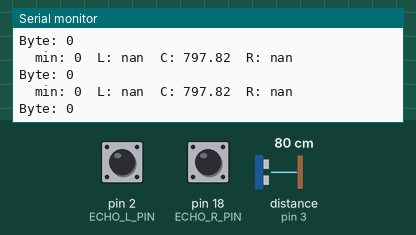
The sketch below on a simulated Arduino Mega 2560, built with avr-gcc and run on an emulated ATmega2560. Parts: the last lines printed to the serial monitor. Wiring (inferred from the names in the program): ultrasonic range finder: trigger pin 4; echo pin 3. The test bench sets the inputs (shaded band); at power-on: distance to the obstacle (sensor on pin 3) 80 cm, pin 2 (ECHO_L_PIN) LOW, pin 18 (ECHO_R_PIN) LOW. The echo pulse lasts 58.3 µs per cm.

Above: at 1.2 s.
1.3 s: distance to the obstacle (sensor on pin 3) set to 2 cm
At 1.53 s:
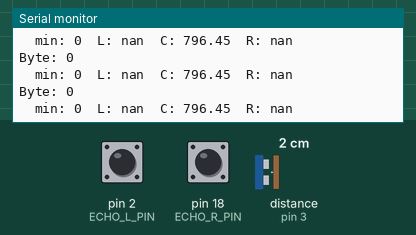
2.8 s: distance to the obstacle (sensor on pin 3) set to 4 cm
At 2.86 s:
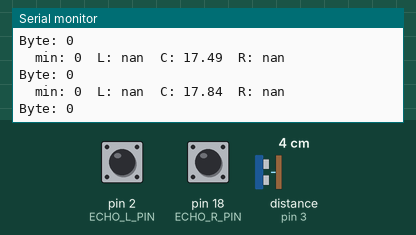
4.3 s: pin 2 (ECHO_L_PIN) pulsed HIGH 2 times (0.12 s each, 0.3 s apart)
At 4.49 s:
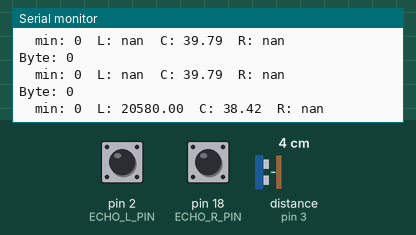
6.4 s: pin 18 (ECHO_R_PIN) pulsed HIGH 2 times (0.12 s each, 0.3 s apart)
At 6.75 s:
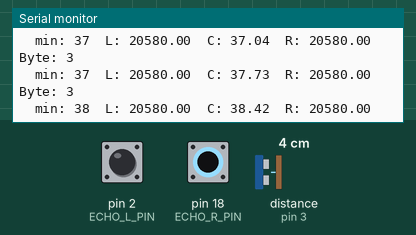
Timing chart, 0 to 9.4 s (numbered marks = the images above; inputs shaded):
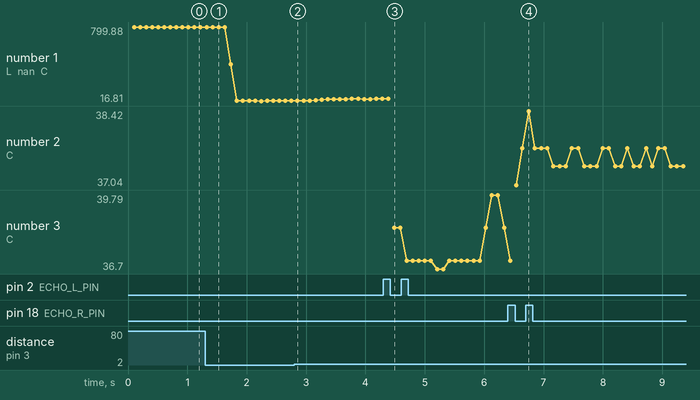

Measured:
- after the input at 4.3 s, the serial monitor: prints a new line after 0.19 s (image 3)
- after the input at 6.4 s, the serial monitor: prints a new line after 0.14 s (image 4)
- plotted number 1: 796.79 → 17.49 after the input at 1.3 s, 17.49 → 39.79 after the input at 2.8 s

The sketch:

distance_sensing.ino
```cpp
#include <RunningMedian.h>

#define TRIG_PIN 4
#define ECHO_L_PIN 2
#define ECHO_C_PIN 3
#define ECHO_R_PIN 18

long lStart = 0;
float lDuration = 0;
float lDistance = 0;

long cStart = 0;
float cDuration = 0;
float cDistance = 0;

long rStart = 0;
float rDuration = 0;
float rDistance = 0;

int minDistance = 0;

RunningMedian lSamples = RunningMedian(10);
RunningMedian cSamples = RunningMedian(10);
RunningMedian rSamples = RunningMedian(10);

void setup() {
  Serial.begin(115200); // debug outputs
  Serial2.begin(115200); // send distance to LED control (as string)
  Serial3.begin(115200); // send distance to motor control (as byte)

  pinMode(TRIG_PIN, OUTPUT);
  pinMode(ECHO_L_PIN, INPUT);
  pinMode(ECHO_C_PIN, INPUT);
  pinMode(ECHO_R_PIN, INPUT);

  attachInterrupt(digitalPinToInterrupt(ECHO_L_PIN), lEcho, CHANGE);
  attachInterrupt(digitalPinToInterrupt(ECHO_C_PIN), cEcho, CHANGE);
  attachInterrupt(digitalPinToInterrupt(ECHO_R_PIN), rEcho, CHANGE);
}

void loop() {
  digitalWrite(TRIG_PIN, LOW);
  delayMicroseconds(2);
  digitalWrite(TRIG_PIN, HIGH);
  delayMicroseconds(20);
  digitalWrite(TRIG_PIN, LOW);

  minDistance = min(min(lSamples.getMedian(),cSamples.getMedian()),rSamples.getMedian());

  Serial.print("  min: "); Serial.print(minDistance);
  Serial.print("  L: "); Serial.print(lSamples.getMedian());
  Serial.print("  C: "); Serial.print(cSamples.getMedian());
  Serial.print("  R: "); Serial.print(rSamples.getMedian());
  Serial.println("");

  Serial3.println(minDistance);
  sendDistanceByte(minDistance);

  delay(100);
}

void lEcho(){
  if(digitalRead(ECHO_L_PIN) == HIGH){
    lStart = micros();
  }else{
    lDuration = micros() - lStart;
    lDistance = (lDuration / 2) * 0.343;
    lSamples.add(lDistance);
  }
}

void cEcho(){
  if(digitalRead(ECHO_C_PIN) == HIGH){
    cStart = micros();
  }else{
    cDuration = micros() - cStart;
    cDistance = (cDuration / 2) * 0.343;
    cSamples.add(cDistance);
  }
}

void rEcho(){
  if(digitalRead(ECHO_R_PIN) == HIGH){
    rStart = micros();
  }else{
    rDuration = micros() - rStart;
    rDistance = (rDuration / 2) * 0.343;
    rSamples.add(rDistance);
  }
}

void sendDistanceByte(int distance){
  byte distanceAsByte;
  if(distance > 2550){
    distanceAsByte = 255;
  }else{
    distanceAsByte = distance / 10;
  }
  Serial2.write(distanceAsByte);
  Serial.print("Byte: "); Serial.println(distanceAsByte);
}
```
